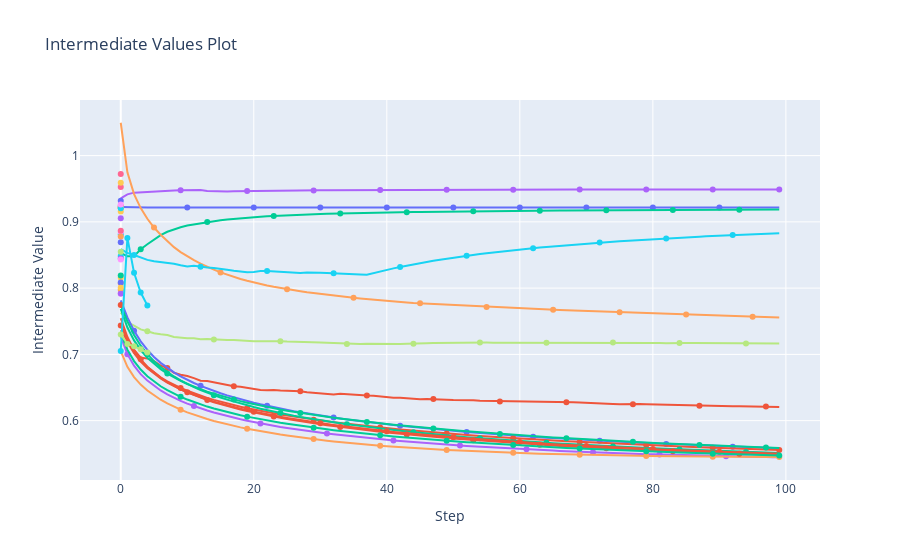

The cell this chart's notebook holds for it:
### Code cell
# create graph directory for this model
graph_path = pathlib.Path(
    f"../../figures/{mlp_params.MODEL_TYPE}/{mlp_params.MODEL_NAME}/{mlp_params.CELL_TYPE}/hyperparameter_optimization"
).resolve(strict=True)

pathlib.Path(graph_path).mkdir(parents=True, exist_ok=True)
fig = optuna.visualization.plot_intermediate_values(study)

graph_path = f"{graph_path}/plot_intermediate_values_graph"

fig.write_image(pathlib.Path(f"{graph_path}.png"))
fig.show()
